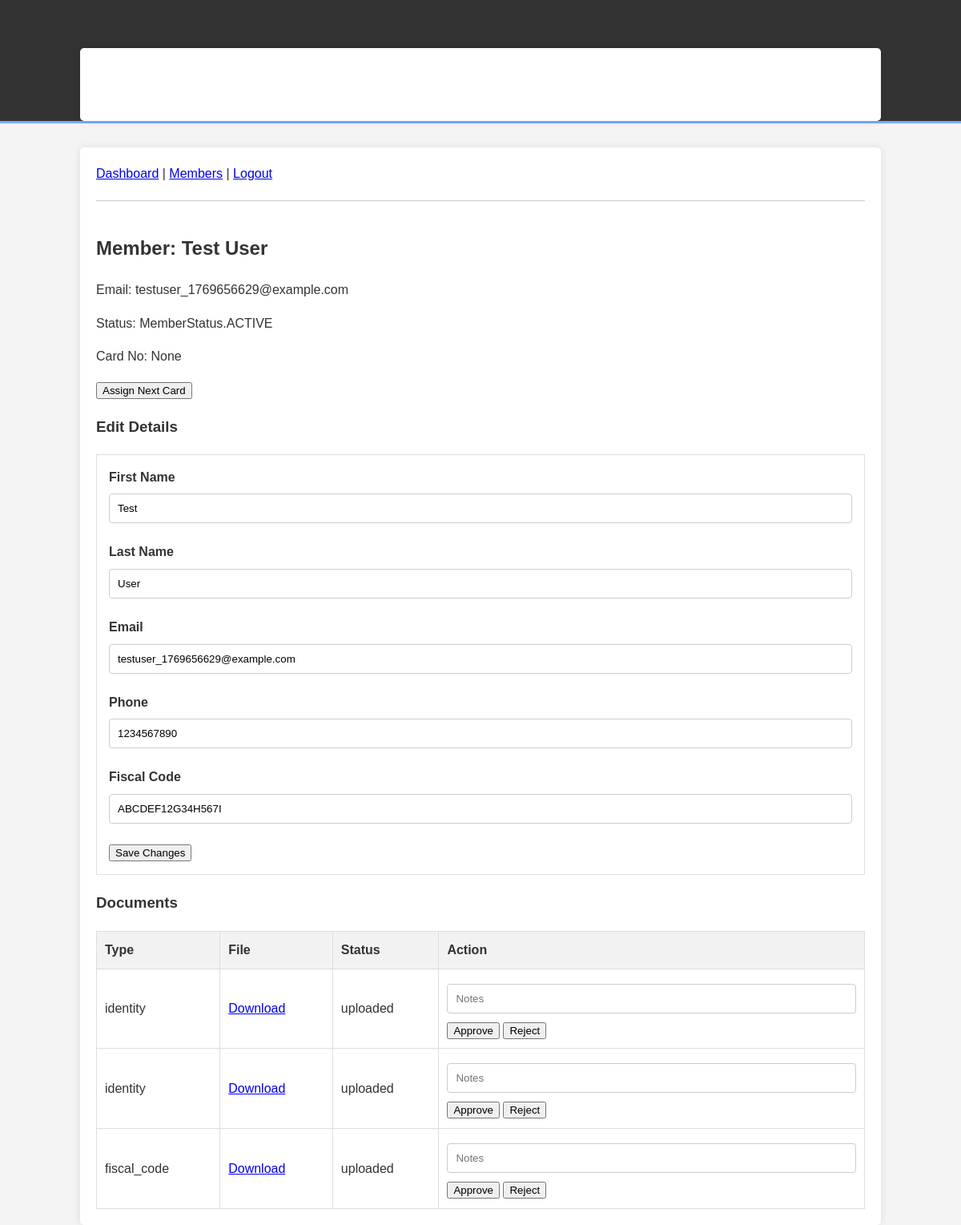
The app's page /admin/members/4 (signed in) with its own data.
### app/models.py (models this page shows)
class Member(Base):
    __tablename__ = "members"
    id = Column(Integer, primary_key=True, index=True)
    org_id = Column(Integer, ForeignKey("organizations.id"))
    first_name = Column(String)
    last_name = Column(String)
    email = Column(String, index=True)
    phone = Column(String)
    fiscal_code = Column(String)
    status = Column(Enum(MemberStatus), default=MemberStatus.PENDING_DOCS) # Default changed to PENDING_DOCS
    card_no = Column(Integer, nullable=True)
    batch_id = Column(Integer, ForeignKey("card_batches.id"), nullable=True)
    joined_at = Column(DateTime, nullable=True)
    accepted_statute_at = Column(DateTime, nullable=True)
    accepted_statute_version = Column(String, nullable=True)
    accepted_privacy_at = Column(DateTime, nullable=True)
    accepted_privacy_version = Column(String, nullable=True)
    signup_ip = Column(String, nullable=True)
    signup_user_agent = Column(String, nullable=True)
    organization = relationship("Organization", back_populates="members")
    documents = relationship("MemberDocument", back_populates="member")
    tokens = relationship("Token", back_populates="member")
    batch = relationship("CardBatch")
    __table_args__ = (
        UniqueConstraint('org_id', 'card_no', name='uix_org_card'),
    )

class MemberDocument(Base):
    __tablename__ = "member_documents"
    id = Column(Integer, primary_key=True, index=True)
    member_id = Column(Integer, ForeignKey("members.id"))
    doc_type = Column(String) # "identity", "fiscal_code"
    rel_path = Column(String)
    original_filename = Column(String)
    mime_type = Column(String)
    size_bytes = Column(Integer)
    sha256 = Column(String)
    uploaded_at = Column(DateTime, default=datetime.utcnow)
    status = Column(String, default=DocStatus.UPLOADED.value)
    review_notes = Column(String, nullable=True)
    reviewed_at = Column(DateTime, nullable=True)
    reviewed_by = Column(Integer, ForeignKey("admin_users.id"), nullable=True)
    member = relationship("Member", back_populates="documents")

### app/routes/admin.py (the view)
@router.get("/members/{member_id}", response_class=HTMLResponse)
def member_detail(request: Request, member_id: int, db: Session = Depends(get_db)):
    admin = get_current_admin(request, db)
    if not admin:
        return RedirectResponse(url="/admin/login")
    member = db.query(Member).filter(Member.id == member_id, Member.org_id == admin.org_id).first()
    if not member:
        raise HTTPException(status_code=404, detail="Member not found")
    return templates.TemplateResponse("admin/member_detail.html", {
        "request": request,
        "admin": admin,
        "member": member
    })

### app/templates/admin/member_detail.html
{% extends "admin/base.html" %}
{% block admin_content %}
    <h2>Member: {{ member.first_name }} {{ member.last_name }}</h2>
    <p>Email: {{ member.email }}</p>
    <p>Status: {{ member.status }}</p>
    <p>Card No: {{ member.card_no or 'None' }}</p>
    {% if not member.card_no %}
    <form action="/admin/members/{{ member.id }}/assign_card" method="post">
        <button type="submit">Assign Next Card</button>
    </form>
    {% endif %}
    <h3>Edit Details</h3>
    <form action="/admin/members/{{ member.id }}/edit" method="post" style="border: 1px solid #ddd; padding: 15px; margin-bottom: 20px;">
        <div class="form-group">
            <label>First Name</label>
            <input type="text" name="first_name" value="{{ member.first_name }}" required>
        </div>
        <div class="form-group">
            <label>Last Name</label>
            <input type="text" name="last_name" value="{{ member.last_name }}" required>
        </div>
        <div class="form-group">
            <label>Email</label>
            <input type="email" name="email" value="{{ member.email }}" required>
        </div>
        <div class="form-group">
            <label>Phone</label>
            <input type="text" name="phone" value="{{ member.phone or '' }}">
        </div>
        <div class="form-group">
            <label>Fiscal Code</label>
            <input type="text" name="fiscal_code" value="{{ member.fiscal_code or '' }}">
        </div>
        <button type="submit">Save Changes</button>
    </form>
    <h3>Documents</h3>
    <table>
        <thead>
            <tr>
                <th>Type</th>
                <th>File</th>
                <th>Status</th>
                <th>Action</th>
            </tr>
        </thead>
        <tbody>
            {% for doc in member.documents %}
            <tr>
                <td>{{ doc.doc_type }}</td>
                <td><a href="/admin/download/{{ doc.id }}" target="_blank">Download</a></td>
                <td>{{ doc.status }}</td>
                <td>
                    <form action="/admin/members/{{ member.id }}/docs/{{ doc.id }}/review" method="post" style="display:inline;">
                        <input type="text" name="notes" placeholder="Notes" value="{{ doc.review_notes or '' }}">
                        <button type="submit" name="action" value="approve">Approve</button>
                        <button type="submit" name="action" value="reject">Reject</button>
                    </form>
                </td>
            </tr>
            {% endfor %}
        </tbody>
    </table>
{% endblock %}

### app/static/style.css (style rules this page uses)
body { font-family: Arial, sans-serif; line-height: 1.6; margin: 0; padding: 0; background-color: #f4f4f4; color: #333; }
input[type="text"], input[type="email"], input[type="tel"] { width: 100%; padding: 10px; margin: 8px 0; display: inline-block; border: 1px solid #ccc; border-radius: 4px; box-sizing: border-box; }
label { font-weight: bold; }
.form-group { margin-bottom: 15px; }
table { width: 100%; border-collapse: collapse; margin-top: 20px; }
table, th, td { border: 1px solid #ddd; }
th, td { padding: 10px; text-align: left; }
th { background-color: #f2f2f2; }

### records on screen
Member: first_name "Test", last_name "User", email "testuser_1769656629@example.com", status "MemberStatus.ACTIVE", card_no "None", phone "1234567890", fiscal_code "ABCDEF12G34H567I"
MemberDocument: doc_type "identity", status "uploaded"
MemberDocument: doc_type "identity", status "uploaded"
MemberDocument: doc_type "fiscal_code", status "uploaded"
